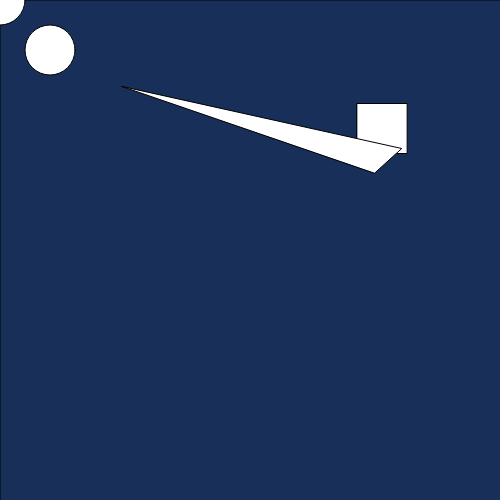
Frame 1 (no input)
Frame 60 (no input): identical to frame 1, image omitted
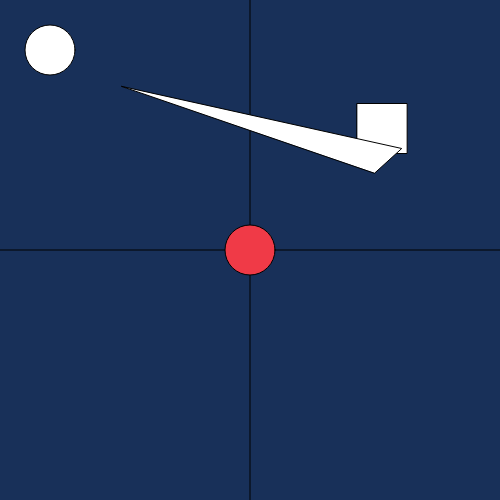
Frame 120 (the mouse pressed at the canvas centre since frame 60)

The p5.js sketch that drew these frames (run headless with seeded random() and noise() and a simulated clock; from frame 60 on, the mouse is pressed at the canvas centre):

// p5.js sketch
// ── sketch.js
const start = 0
const width = 500
const height = 500
const middleWidth = width/2
const middleHeight = height/2


let randomX1 //variable sin inicializar
let randomY1
let trianglePoints

function setup() { // Configuracion del canvas y solo se ejecuta
  createCanvas(width, height);
  randomX1 = random(width) // Aleatorio entre 0 y 500
  randomY1 = random(height)
  trianglePoints = [random(height),random(height),random(height),random(height),random(height),random(height)]
}

function draw() {
  background(24, 48, 89)
  
  line(mouseX,start,mouseX,height)
  line(start,mouseY,width,mouseY)


  // noFill()
  fill(255)
  rect(randomX1,randomY1,50,50)
  triangle(...trianglePoints)
  // x,y,h,w,start,end
  arc(50,50,50,50,0,2*PI)
  
  if(mouseIsPressed){
    fill(240, 58, 71)
  }else{
    fill(255)
  }
  
  ellipse(mouseX,mouseY,50) //Circulo o elipse

  // const randomX1 = random(500)
  // const randomY1 = random(500)


  console.log("Draw")
}
